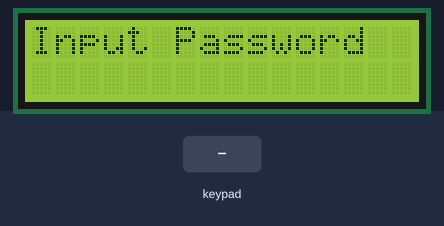
The sketch below on a simulated Arduino Uno, built with avr-gcc and run on an emulated ATmega328P. On the bench: 16×2 character LCD. The inputs (shaded band) are chosen by the test bench.

Above: at 1.2 s.
1.3 s: keypad keys 4 3 2 1 # pressed 0.4 s apart
At 4.3 s:
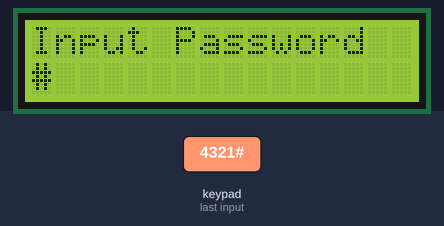
5.0 s: key 'A' pressed
At 5.7 s:
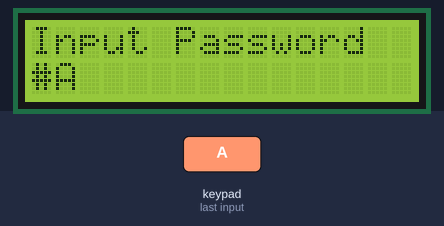
6.5 s: keypad keys 4 3 2 1 * pressed 0.4 s apart
At 8.8 s:
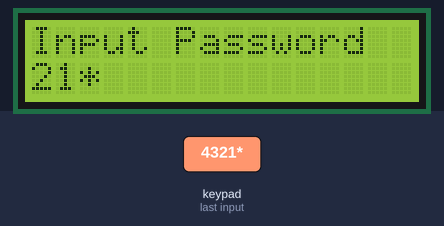
10.0 s: key '1' pressed
At 10.8 s:
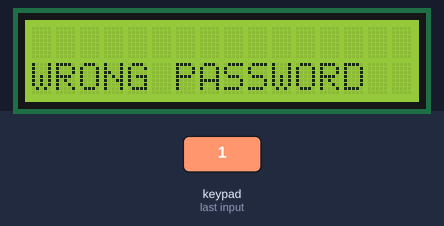
12.5 s: key 'B' pressed
At 13.7 s:
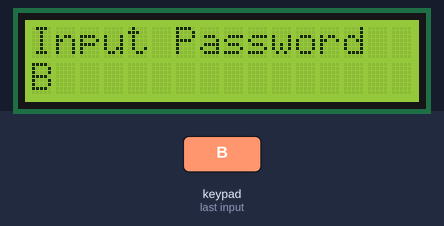
14.0 s: keypad keys 4 3 2 1 A pressed 0.4 s apart
At 16.8 s:
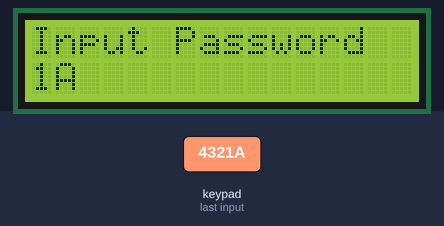
Timing chart, 0 to 18.3 s (numbered marks = the images above; inputs shaded):
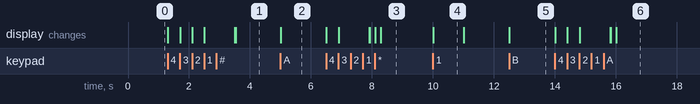

The sketch:

challenge_5.ino
```cpp
/*This is the LCD monitor and the keypad task.
This program takes input from keypad and
gives the output in the LCD monitor.
The password of the program is: 4321*/

#include <Keypad.h>
#include <LiquidCrystal.h>

LiquidCrystal lcd(5, 4, 3, 2, A4, A5);

char Main[5]= "4321";
char cKey;
char pass[4];
byte count = 0;
char keys[4][4] = {
  {'1','2','3','A'},
  {'4','5','6','B'},
  {'7','8','9','C'},
  {'*','0','#','D'}
};
byte rPins[4] = {A0, A1, 11, 10}; //connect to the row pinouts of the keypad
byte cPins[4] = {9, 8, 7, 6}; //connect to the column pinouts of the keypad


Keypad keypad = Keypad( makeKeymap(keys), rPins, cPins, 4, 4 );
void setup(){
   Serial.begin(9600);
   lcd.begin(16, 2);

}

void loop(){
lcd.setCursor(0,0);
  lcd.print("Input Password");

  cKey = keypad.getKey();
  if (cKey)
  {
    pass[count] = cKey;
    lcd.setCursor(count,1);
    lcd.print(pass[count]);
    count++;
  }

  if(count == 4)
  {
    lcd.clear();
    lcd.setCursor(0, 0);


    if((pass[0]==Main[0])&& (pass[1]==Main[1])&& (pass[2]==Main[2])&&(pass[3]==Main[3]))
      lcd.print("ACCESS GRANTED");
    else
    {
      lcd.clear();
      lcd.setCursor(0,1);
      lcd.print("WRONG PASSWORD");
    }
    delay(1000);
    lcd.clear();
    clearData();
  }
}

void clearData()
{
  while(count !=0)
  {
    pass[count--] = 0;
  }
  return;
}
```

Measured:
- after the input at 1.3 s, the display: first changes at once (image 1 shows a later state)
- after the input at 5.0 s, the display: changes at once (image 2)
- after the input at 6.5 s, the display: first changes at once (image 3 shows a later state)
- after the input at 10.0 s, the display: changes at once (image 4)
- after the input at 12.5 s, the display: changes at once (image 5)
- after the input at 14.0 s, the display: first changes at once (image 6 shows a later state)
- what the display in image 4 shows lasts 1.0 s, from 10.0 s to 11.0 s
